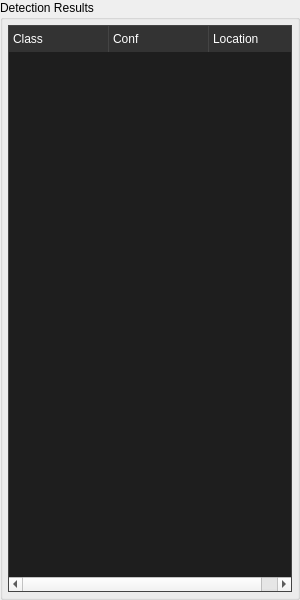
<?xml version="1.0" encoding="UTF-8"?>
<ui version="4.0">
    <class>ResultsPanel</class>
    <widget class="QWidget" name="ResultsPanel">
        <property name="geometry">
            <rect>
                <x>0</x>
                <y>0</y>
                <width>300</width>
                <height>600</height>
            </rect>
        </property>
        <layout class="QVBoxLayout" name="verticalLayout">
            <property name="spacing">
                <number>0</number>
            </property>
            <property name="leftMargin">
                <number>0</number>
            </property>
            <property name="topMargin">
                <number>0</number>
            </property>
            <property name="rightMargin">
                <number>0</number>
            </property>
            <property name="bottomMargin">
                <number>0</number>
            </property>
            <item>
                <widget class="QGroupBox" name="groupBox">
                    <property name="title">
                        <string>Detection Results</string>
                    </property>
                    <layout class="QVBoxLayout" name="verticalLayout_2">
                        <property name="leftMargin">
                            <number>5</number>
                        </property>
                        <property name="topMargin">
                            <number>5</number>
                        </property>
                        <property name="rightMargin">
                            <number>5</number>
                        </property>
                        <property name="bottomMargin">
                            <number>5</number>
                        </property>
                        <item>
                            <widget class="QTreeWidget" name="treeWidget">
                                <property name="styleSheet">
                                    <string notr="true">QTreeWidget {
                                        background-color: #1e1e1e;
                                        border: 1px solid #444;
                                        color: #e0e0e0;
                                        font-family: &quot;Segoe UI&quot;, sans-serif;
                                        }
                                        QHeaderView::section {
                                        background-color: #333;
                                        color: white;
                                        padding: 4px;
                                        border: none;
                                        border-right: 1px solid #444;
                                        }</string>
                                </property>
                                <property name="alternatingRowColors">
                                    <bool>true</bool>
                                </property>
                                <property name="rootIsDecorated">
                                    <bool>false</bool>
                                </property>
                                <property name="itemsExpandable">
                                    <bool>false</bool>
                                </property>
                                <attribute name="headerStretchLastSection">
                                    <bool>true</bool>
                                </attribute>
                                <column>
                                    <property name="text">
                                        <string>Class</string>
                                    </property>
                                </column>
                                <column>
                                    <property name="text">
                                        <string>Conf</string>
                                    </property>
                                </column>
                                <column>
                                    <property name="text">
                                        <string>Location</string>
                                    </property>
                                </column>
                            </widget>
                        </item>
                    </layout>
                </widget>
            </item>
        </layout>
    </widget>
    <resources/>
    <connections/>
</ui>
